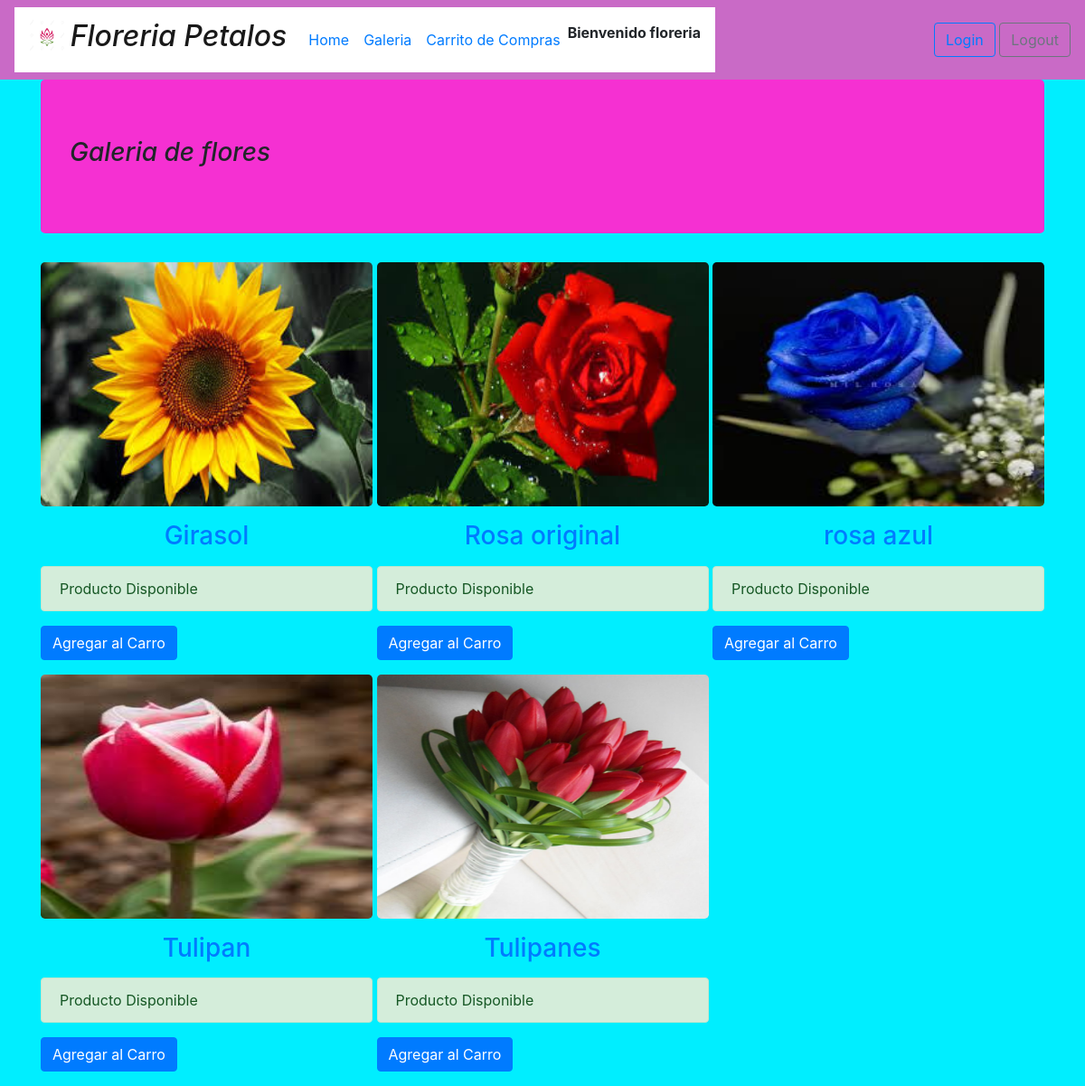
Page /galeria_usuario/ (signed in) on the committed database.
### floreria/models.py (models this page shows, shortened)
class Flores(models.Model):
    name=models.CharField(max_length=100,primary_key=True)
    valor=models.IntegerField()
    descripcion=models.TextField()
    estado=models.CharField(max_length=1)
    stock=models.IntegerField()
    imagen=models.ImageField(upload_to="media",null=False)

### floreria/views.py (the view)
# urls.py: path('galeria_usuario/',galeria_usuario,name='galeria_usuario'),
@login_required(login_url='/login/')
def galeria_usuario(request):
    flores=Flores.objects.all()
    return render(request,'core/galeria_usuario.html',{'listaFlores':flores})

### floreria/templates/core/galeria_usuario.html (shortened to what this page needs)
{% extends "core/base_usuario.html" %}
{% load static %}
{% block contenido %}
<div style="background-color: rgb(0, 238, 255);">
        <div class="container">
            <div class="jumbotron" style="background-color: rgba(255, 41, 209, 0.959);">
                <h3><em>Galeria de flores</em></h3>
            </div>
        </div>
    <div class="container">
        <div class="row">
            <div class="col-md-12">
                <div class="mdb-lightbox no-margin">
                    {% for f in listaFlores %}
                    <a class="black-text" href="#">
                        <figure class="figure">
                            <img alt="Responsive image" src="{{ f.imagen.url }}" width="367" height="270"
                                class="rounded-lg" data-toggle="modal" data-target="#{{ f.name }}"
                                data-id="{{ f.name }}" />
                            <h3 class="text-center my-3">{{f.name}}</h3>
                    </a>
                    {% if f.estado == "D" %}
                    <div class="alert alert-success" role="alert">
                        Producto Disponible
                    </div>
                    <div>
                <a href="{% url 'AGREGAR_CARRO' f.name %}" role="button"
                   class="btn btn-primary">Agregar al Carro</a>
                </div>
                    {% endif %}
                    {% endfor %}
                </div>
            </div>
        </div>
    </div>
</div>
{% endblock contenido %}

### floreria/templates/core/base_usuario.html (shortened to what this page needs)
<!DOCTYPE html>
<html lang="en">
{% load static %}
<head>
    <link rel="stylesheet" href="https://stackpath.bootstrapcdn.com/bootstrap/4.3.1/css/bootstrap.min.css"
>
</head>
<body>
    <nav class="navbar navbar-light " style="background-color: #c96ac6;">
        <nav class="navbar navbar-expand" style="background-color:white">
            <a class="navbar-brand " href="#">
                <img src="{% static 'core/img/logo.jpg' %}" width="40" height="40" class="d-inline-block align-top">
                <p class="h2 d-inline-block align-top"> <em>Floreria Petalos </em></p>
            </a>
            <div class="collapse navbar-collapse " id="navbarSupportedContent">
                <ul class="navbar-nav mr-auto">
                    <li class="nav-link active">
                        <a href="{% url 'home_usuario' %}">Home <span class="sr-only">(current)</span></a>
                    </li>
                    <li class="nav-link active">
                        <a href="{% url 'galeria_usuario' %}">Galeria <span class="sr-only">(current)</span></a>
                    </li>
                    <li class="nav-link active">
                        <a href="{% url 'CARRITO' %}"> Carrito de Compras <span class="sr-only">(current)</span></a>
                    </li>
                    <li>
                        <b>Bienvenido {{user.username}}</b>
                    </li>
                </ul>
            </div>
        </nav>
        <div class="text-right">
            <a href="{% url 'login' %}" class="btn btn-outline-primary">Login</a>
            <button type="button" class="btn btn-outline-secondary" data-toggle="modal" data-target="#exampleModal1">
                Logout
            </button>
        </div>
    </nav>
    <section>
        {% block contenido %}
        {% endblock contenido %}
    </section>
</body>
</html>

### rows in the picture
Flores: imagen (picture), name "Girasol", estado "Producto Disponible"
Flores: imagen (picture), name "Rosa original", estado "Producto Disponible"
Flores: imagen (picture), name "rosa azul", estado "Producto Disponible"
Flores: imagen (picture), name "Tulipan", estado "Producto Disponible"
Flores: imagen (picture), name "Tulipanes", estado "Producto Disponible"

### other values in the picture
{{ user.username }} "floreria"
